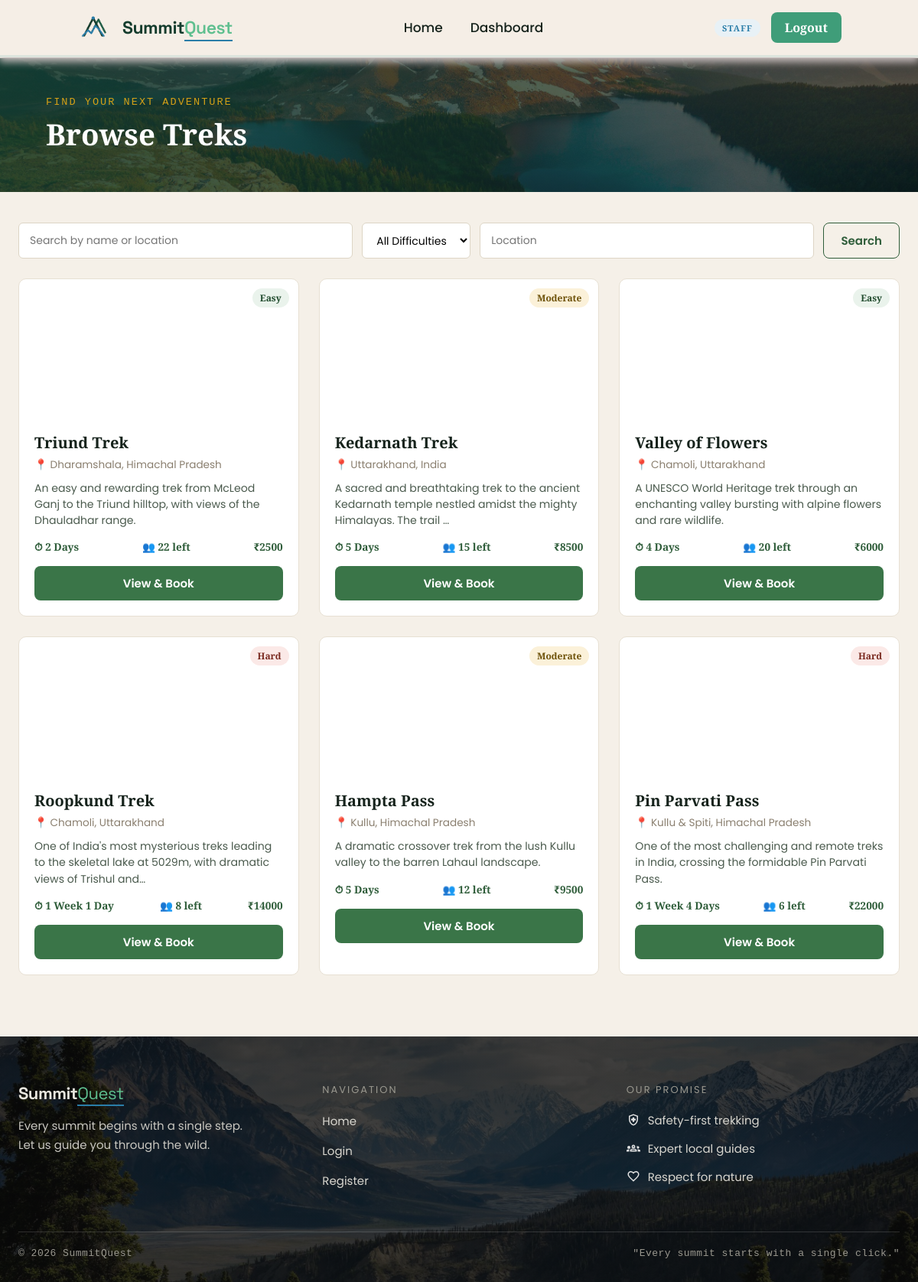
Screenshot of /user/treks (signed in) with the database file from the repository.
### app/models.py (models this page shows, shortened)
class Treks(db.Model):
    __tablename__ = "trek"
    id = db.Column(db.Integer, primary_key = True)
    name = db.Column(db.String(256), nullable= False, index = True)
    location = db.Column(db.String(50), nullable= False, index = True)
    difficulty= db.Column(db.String(50), nullable = False, index = True)
    status = db.Column(db.String(50), nullable = False, default = "Pending")
    duration =  db.Column(db.Integer, nullable= False)
    starting_date = db.Column(db.Date, nullable= False)
    ending_date = db.Column(db.Date, nullable= False)
    is_blocked = db.Column(db.String(50),nullable = False,default = False)
    created_at = db.Column(db.DateTime, default=datetime.utcnow, nullable=False)
    capacity = db.Column(db.Integer, default = 10)
    available = db.Column(db.Integer, default = 10)
    description = db.Column(db.Text)
    updated_at = db.Column(db.DateTime, default=datetime.utcnow, onupdate=datetime.utcnow, nullable=False)
    price = db.Column(db.Float, default=0)
    altitude = db.Column(db.String(50), nullable=True)
    image_url = db.Column(db.String(500), nullable=True)
    highlights = db.Column(db.Text, nullable=True)
    requirements = db.Column(db.Text, nullable=True)
    assigned_staff_id = db.Column(db.Integer,db.ForeignKey("user.id"),nullable = True)
    bookings = db.relationship(
    "Bookings",
    backref="trek",
    cascade="all, delete-orphan")

### app/routes.py (the view)
@visit.route("/user/treks")
@login_required
def browse_treks():
    q = request.args.get("q", "")
    difficulty = request.args.get("difficulty", "")
    location = request.args.get("location", "")
    query = Treks.query.filter_by(status="Open")
    if q:
        query = query.filter(db.or_(Treks.name.ilike(f"%{q}%"), Treks.location.ilike(f"%{q}%")))
    if difficulty:
        query = query.filter_by(difficulty=difficulty)
    if location:
        query = query.filter(Treks.location.ilike(f"%{location}%"))
    treks = query.order_by(Treks.starting_date).all()
    return render_template("user/browse_treks.html", treks=treks, query=q,
                            difficulty=difficulty, location=location, difficulties=DIFFICULTIES)

### app/utils.py (called while the page is built)
def current_user():
    if 'user_id' not in session:
        return AnonUser()
    return SessionUser(session)

def login_required(f):
    @wraps(f)
    def wrapper(*args, **kwargs):
        if 'user_id' not in session:
            flash('Please log in to continue.', 'info')
            return redirect(url_for('visit.login'))
        return f(*args, **kwargs)
    return wrapper

def difficulty_color(difficulty):
    return {'Easy': 'success', 'Moderate': 'warning', 'Hard': 'danger'}.get(difficulty, 'secondary')

def format_duration(days):
    if not days or days < 1:
        return '—'
    weeks, remainder = divmod(int(days), 7)
    parts = []
    if weeks:
        parts.append(f"{weeks} Week{'s' if weeks > 1 else ''}")
    if remainder:
        parts.append(f"{remainder} Day{'s' if remainder > 1 else ''}")
    return ' '.join(parts) if parts else f"{days} Day{'s' if days != 1 else ''}"

### templates/user/browse_treks.html (shortened to what this page needs)
{% extends "base.html" %}
{% import "macros.html" as m %}
{% block extra_css %}
<link rel="stylesheet" href="{{ url_for('static', filename='css/for_dashboard.css') }}">
<link rel="stylesheet" href="{{ url_for('static', filename='css/for_treks.css') }}">
{% endblock %}
{% block content %}
{{ m.page_header("Browse Treks", "Find your next adventure") }}
<div class="page-body">
    <form method="get" class="filter-bar">
        <input type="text" name="q" placeholder="Search by name or location" value="{{ query }}">
        <select name="difficulty">
            <option value="">All Difficulties</option>
        </select>
        <input type="text" name="location" placeholder="Location" value="{{ location }}">
        <button type="submit" class="btn btn-outline">Search</button>
    </form>
    {% if treks %}
    <div class="browse-grid">
        {% for trek in treks %}
        <div class="browse-card">
            <div class="browse-card-img" {% if trek.image_url %}style="background-image:url('{{ trek.image_url }}')"{% endif %}>
                <span class="badge badge-{{ difficulty_color(trek.difficulty) }}">{{ trek.difficulty }}</span>
            </div>
            <div class="browse-card-body">
                <h3>{{ trek.name }}</h3>
                <p class="browse-card-location">📍 {{ trek.location }}</p>
                <p class="browse-card-desc">{{ trek.description[:110] }}{% if trek.description|length > 110 %}…{% endif %}</p>
                <div class="browse-card-meta">
                    <span>⏱ {{ format_duration(trek.duration) }}</span>
                    <span>👥 {{ trek.available }} left</span>
                    <span>₹{{ "%.0f"|format(trek.price) }}</span>
                </div>
                <a href="{{ url_for('visit.trek_detail', trek_id=trek.id) }}" class="btn btn-primary btn-block">View &amp; Book</a>
            </div>
        </div>
        {% endfor %}
    </div>
    {% else %}
    <div class="empty-state">
        <div class="empty-icon">🏔</div>
        <h4>No treks match your search</h4>
        <p>Try a different keyword or filter.</p>
    </div>
    {% endif %}
</div>
{% endblock %}

### static/css/style.css (style rules this page uses)
* { margin: 0; padding: 0; box-sizing: border-box; }
html { scroll-behavior: smooth; }
body { font-family: 'Playfair Display', 'Poppins', sans-serif; background-color: #f5f0e8; color: #16231C; }
a { color: inherit; }
.btn { display: inline-block; font-family: 'Poppins', sans-serif; font-weight: 600; font-size: 15px; text-decoration: none; border: none; border-radius: 8px; padding: 11px 22px; cursor: pointer; text-align: center; }
.btn-primary { background: #3a7548; color: #fff; }
.btn-outline { background: transparent; color: #2f5d3a; border: 1px solid #2f5d3a; }
.btn-block { width: 100%; }
.badge { display: inline-block; font-size: 12px; font-weight: 600; padding: 4px 10px; border-radius: 20px; white-space: nowrap; }
.badge-success { background: #eaf3ec; color: #1f4a2c; }
.badge-warning { background: #fbf1d9; color: #6e520a; }
.badge-danger { background: #fbe9e7; color: #7a2a20; }

### static/css/for_dashboard.css (style rules this page uses)
a { text-decoration: none; }
.page-body { max-width: 1200px; margin: 0 auto; padding: 40px 24px 80px; }
.filter-bar { display: flex; flex-wrap: wrap; gap: 12px; margin-bottom: 26px; }
.filter-bar input[type="text"], .filter-bar select { padding: 10px 14px; border: 1px solid #ddd5c5; border-radius: 6px; font-family: 'Poppins', sans-serif; font-size: 14px; background: #fff; }
.filter-bar input[type="text"] { flex: 1; min-width: 200px; }

### static/css/for_treks.css (style rules this page uses)
.browse-grid { display: grid; grid-template-columns: repeat(3, 1fr); gap: 26px; }
.browse-card { background: #fff; border: 1px solid #e7e0d3; border-radius: 10px; overflow: hidden; }
.browse-card-img { height: 180px; background: linear-gradient(135deg, #2f5d3a, #143C2D); background-size: cover; background-position: center; position: relative; }
.browse-card-img .badge { position: absolute; top: 12px; right: 12px; }
.browse-card-body { padding: 20px; }
.browse-card-body h3 { font-family: 'Playfair Display', serif; font-size: 1.25rem; margin-bottom: 6px; }
.browse-card-location { color: #8a7f6f; font-size: 0.85rem; margin-bottom: 10px; }
.browse-card-desc { font-size: 0.88rem; color: #4a5a4d; margin-bottom: 14px; line-height: 1.5; }
.browse-card-meta { display: flex; justify-content: space-between; font-size: 0.85rem; font-weight: 600; color: #2f5d3a; margin-bottom: 16px; }

### rows the page displays
Treks: difficulty "Easy", name "Triund Trek", location "Dharamshala, Himachal Pradesh", description "An easy and rewarding trek from McLeod Ganj to the Triund hilltop, with views of the Dhauladhar range.", duration "2 Days", available "22", price "2500"
Treks: difficulty "Moderate", name "Kedarnath Trek", location "Uttarakhand, India", description "A sacred and breathtaking trek to the ancient Kedarnath temple nestled amidst the mighty Himalayas. The trail", duration "5 Days", available "15", price "8500"
Treks: difficulty "Easy", name "Valley of Flowers", location "Chamoli, Uttarakhand", description "A UNESCO World Heritage trek through an enchanting valley bursting with alpine flowers and rare wildlife.", duration "4 Days", available "20", price "6000"
Treks: difficulty "Hard", name "Roopkund Trek", location "Chamoli, Uttarakhand", description "One of India's most mysterious treks leading to the skeletal lake at 5029m, with dramatic views of Trishul and", duration "1 Week 1 Day", available "8", price "14000"
Treks: difficulty "Moderate", name "Hampta Pass", location "Kullu, Himachal Pradesh", description "A dramatic crossover trek from the lush Kullu valley to the barren Lahaul landscape.", duration "5 Days", available "12", price "9500"
Treks: difficulty "Hard", name "Pin Parvati Pass", location "Kullu & Spiti, Himachal Pradesh", description "One of the most challenging and remote treks in India, crossing the formidable Pin Parvati Pass.", duration "1 Week 4 Days", available "6", price "22000"

### other values shown
{{ current_user.role }} "STAFF"
{{ subtitle }} "FIND YOUR NEXT ADVENTURE"
{{ title }} "Browse Treks"
